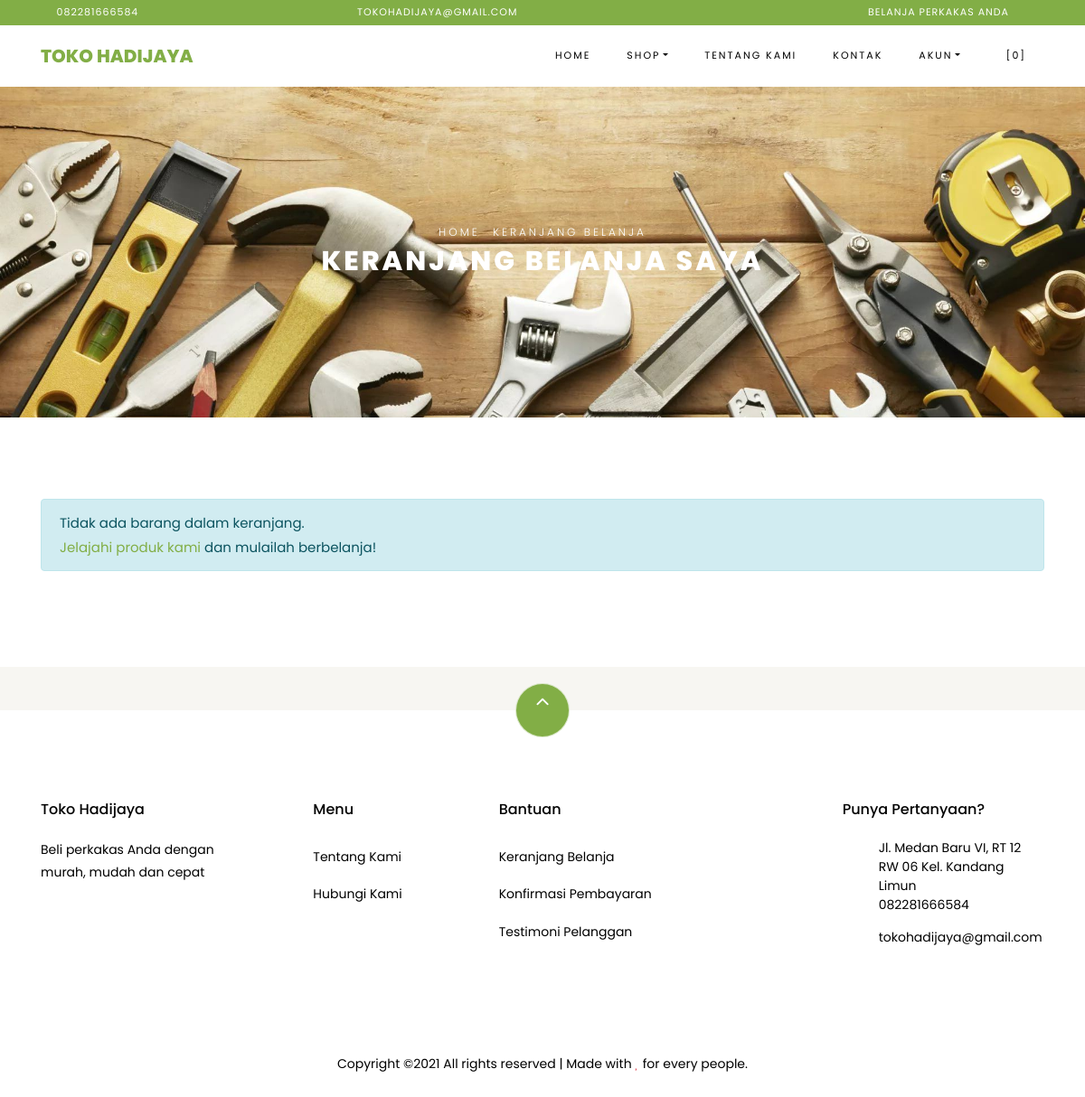
The app's page /index.php/shop/cart with its own data.
### tables this page shows
CREATE TABLE `settings` (
  `id` int(10) NOT NULL,
  `key` varchar(32) NOT NULL,
  `content` text NOT NULL
);

### application/helpers/themes_helper.php (called while the page is built, shortened)
<?php
if ( ! function_exists('get_theme_name'))
{
    function get_theme_name() {
        $current_theme = get_settings('current_theme_name');
        return ($current_theme) ? $current_theme : false;
    }
}
if ( ! function_exists('get_template_part'))
{
    function get_template_part($file_name = null, $params = array()) {
        if ($file_name !== '') {
            $current_theme = get_theme_name();
            if ( file_exists($file_location = VIEWPATH .'themes/'. $current_theme .'/'. $file_name .'.php')) {
                $CI =& get_instance();
                $CI->load->view('themes/'. $current_theme .'/'. $file_name, $params);
            }
            else {
                echo '<div>Kesalahan: berkas tema <b>'. $file_name .'.php</b> tidak ditemukan.<br>Lokasi berkas: <b>'. $file_location .'</b></div>';
            }
        }
    }
}
if ( ! function_exists('get_header'))
{
    function get_header($params = null, $section = '', $current_section = '') {
        $load_params = array();
        if ( is_null($params)) {
            $load_params['title'] = get_settings('site_name');
        }
        else if ( is_string($params)) {
            $load_params['title'] = $params;
        }
        $load_params['sidebar_section'] = $section;
        $load_params['current_section'] = $current_section;
        get_template_part('header', $load_params);
    }
}
if ( ! function_exists('get_footer'))
{
    function get_footer($params = array()) {
        get_template_part('footer', $params);
    }
}
if ( ! function_exists('get_theme_uri'))
{
    function get_theme_uri($file_name = null, $theme_name = NULL)
    {
        $theme_name = ($theme_name == NULL) ? get_theme_name() : $theme_name;
        return is_null($file_name) ? base_url('assets/themes/'. $theme_name .'/') : base_url('assets/themes/'. $theme_name .'/'. $file_name) ;
    }
}

### application/controllers/Shop.php (called while the page is built, shortened)
<?php
class Shop extends CI_Controller {
    public function cart()
    {
        $cart['carts'] = $this->cart->contents();
        $cart['total_cart'] = $this->cart->total();
        $ongkir = ($cart['total_cart'] >= get_settings('min_shop_to_free_shipping_cost')) ? 0 : get_settings('shipping_cost');
        $cart['total_price'] = $cart['total_cart'] + $ongkir;
        get_header('Keranjang Belanja');
        get_template_part('shop/cart', $cart);
        get_footer();
    }
}

### index.php (called while the page is built, shortened)
<?php
require_once BASEPATH.'core/CodeIgniter.php';

### application/helpers/global_helper.php (called while the page is built, shortened)
<?php
if (!function_exists('get_settings')) {
    function get_settings($key = '')
    {
        $CI = &get_instance();
        $row = $CI->db
            ->select('content')
            ->where('key', $key)
            ->get('settings')
            ->row();
        return $row->content;
    }
}
if (!function_exists('get_store_name')) {
    function get_store_name()
    {
        return get_settings('store_name');
    }
}

### application/helpers/session_helper.php (called while the page is built, shortened)
<?php
if (!function_exists('init')) {
    function init()
    {
        $CI = &get_instance();
        return $CI;
    }
}
if (!function_exists('session_data')) {
    function session_data()
    {
        $CI = init();
        $read_session_in_cookie = get_cookie('__ACTIVE_SESSION_DATA');
        $read_session_in_session = $CI->session->userdata('__ACTIVE_SESSION_DATA');
        if ($read_session_in_cookie) {
            $read_data = $CI->encryption->decrypt($read_session_in_cookie);
            $read_data = json_decode($read_data);
            return $read_data;
        } else if ($read_session_in_session) {
            $read_data = $CI->encryption->decrypt($read_session_in_session);
            $read_data = json_decode($read_data);
            return $read_data;
        } else {
            $default_session = new stdClass();
            $default_session->is_login = FALSE;
            $default_session->user_id = 0;
            $default_session->login_at = 0;
            $default_session->remember_me = FALSE;
            return $default_session;
        }
    }
}

### application/views/themes/vegefoods/shop/cart.php (the view, shortened to what this page needs)
<div class="hero-wrap hero-bread" style="background-image: url('<?php echo get_theme_uri('images/bg_1.jpg'); ?>');">
    <div class="container">
      <div class="row no-gutters slider-text align-items-center justify-content-center">
        <div class="col-md-9 ftco-animate text-center">
            <p class="breadcrumbs"><span class="mr-2"><?php echo anchor(base_url(), 'Home'); ?></span> <span>Keranjang Belanja</span></p>
          <h1 class="mb-0 bread">Keranjang Belanja Saya</h1>
        </div>
      </div>
    </div>
  </div>
  <section class="ftco-section ftco-Keranjang Belanja">
          <div class="container">
          <?php if ( count($carts) > 0) : ?>
            <form action="<?php echo site_url('shop/checkout'); ?>" method="POST">
              <div class="row">
              <div class="col-md-12 ftco-animate">
                  <div class="cart-list">
                      <table class="table">
                          <thead class="thead-primary">
                            <tr class="text-center">
                              <th>&nbsp;</th>
                              <th>&nbsp;</th>
                              <th>Produk</th>
                              <th>Harga</th>
                              <th>Kuantitas</th>
                              <th>Sub Total</th>
                            </tr>
                          </thead>
                          <tbody>
                              <?php foreach ($carts as $item) : ?>
                            <tr class="text-center cart-<?php echo $item['rowid']; ?>">
                              <td class="product-remove"><a href="#" class="remove-item" data-rowid="<?php echo $item['rowid']; ?>"><span class="ion-ios-close"></span></a></td>
                              <td class="image-prod"><div class="img img-fluid rounded" style="background-image:url(<?php echo get_product_image($item['id']); ?>);"></div></td>
                              <td class="product-name">
                                  <h3><?php echo $item['name']; ?></h3>
                              </td>
                              <td class="price">Rp <?php echo format_rupiah($item['price']); ?></td>
                              <td class="quantity">
                                  <div class="input-group mb-3">
                                   <input type="text" name="quantity[<?php echo $item['rowid']; ?>]" class="quantity form-control input-number" value="<?php echo $item['qty']; ?>" min="1" max="100">
                                </div>
                            </td>
                              <td class="total">Rp <?php echo format_rupiah($item['subtotal']); ?></td>
                            </tr>
                              <?php endforeach; ?>
                          </tbody>
                        </table>
                    </div>
              </div>
          </div>
          <div class="row justify-content-end">
              <div class="col-lg-4 mt-5 cart-wrap ftco-animate">
                  <div class="cart-total mb-3">
                      <h3>Kode Kupon</h3>
                      <p>Punya kode kupon? Gunakan kupon kamu untuk mendapatkan potongan harga menarik</p>
                <div class="form-group">
                    <label for="code">Kode:</label>
                  <input id="code" name="coupon_code" type="text" class="form-control text-left px-3" placeholder="">
                </div>
                  </div>
              </div>
              <div class="col-lg-4 mt-5 cart-wrap ftco-animate">
                  <div class="cart-total mb-3">
                      <h3>Rincian Keranjang</h3>
                      <p class="d-flex">
                          <span>Subtotal</span>
                          <span class="n-subtotal font-weight-bold">Rp <?php echo format_rupiah($total_cart); ?></span>
                      </p>
                      <p class="d-flex">
                          <span>Biaya pengiriman</span>
                          <?php if ( $total_cart >= get_settings('min_shop_to_free_shipping_cost')) : ?>
                          <span class="n-ongkir font-weight-bold">Gratis</span>
                          <?php else : ?>
                            <span class="n-ongkir font-weight-bold">Rp <?php echo format_rupiah(get_settings('shipping_cost')); ?></span>
                          <?php endif; ?>
                      </p>
                      <hr>
                      <p class="d-flex total-price">
                          <span>Total</span>
                          <span class="n-total font-weight-bold">Rp <?php echo format_rupiah($total_price); ?></span>
                      </p>
                  </div>
                  <p><button type="submit" class="btn btn-primary py-3 px-4">Checkout</button></p>
              </div>
          </div>
          </form>
          <?php else : ?>
            <div class="row">
              <div class="col-md-12 ftco-animate">
                <div class="alert alert-info">Tidak ada barang dalam keranjang.<br><?php echo anchor('browse', 'Jelajahi produk kami'); ?> dan mulailah berbelanja!</div>
              </div>
            </div>
          <?php endif; ?>
          </div>
      </section>

### application/views/themes/vegefoods/header.php (shortened to what this page needs)
?><!DOCTYPE html>
<html lang="en">
  <head>
    <link rel="stylesheet" href="<?php echo get_theme_uri('css/open-iconic-bootstrap.min.css'); ?>">
    <link rel="stylesheet" href="<?php echo get_theme_uri('css/animate.css'); ?>">
    <link rel="stylesheet" href="<?php echo get_theme_uri('css/owl.carousel.min.css'); ?>">
    <link rel="stylesheet" href="<?php echo get_theme_uri('css/owl.theme.default.min.css'); ?>">
    <link rel="stylesheet" href="<?php echo get_theme_uri('css/magnific-popup.css'); ?>">
    <link rel="stylesheet" href="<?php echo get_theme_uri('css/aos.css'); ?>">
	<link rel="stylesheet" href="<?php echo get_theme_uri('css/ionicons.min.css'); ?>">
	<link rel="stylesheet" href="<?php echo get_theme_uri('js/plugins/@fortawesome/fontawesome-free/css/all.min.css', 'argon'); ?>">
    <link rel="stylesheet" href="<?php echo get_theme_uri('css/bootstrap-datepicker.css'); ?>">
    <link rel="stylesheet" href="<?php echo get_theme_uri('css/jquery.timepicker.css'); ?>">
    <link rel="stylesheet" href="<?php echo get_theme_uri('css/flaticon.css'); ?>">
    <link rel="stylesheet" href="<?php echo get_theme_uri('css/icomoon.css'); ?>">
	<link rel="stylesheet" href="<?php echo get_theme_uri('css/style.css'); ?>">
	<link rel="stylesheet" href="<?php echo base_url('assets/plugins/toastr/toastr.min.css'); ?>">
  </head>
  <body class="goto-here">
		<div class="py-1 bg-primary">
    	<div class="container">
    		<div class="row no-gutters d-flex align-items-start align-items-center px-md-0">
	    		<div class="col-lg-12 d-block">
		    		<div class="row d-flex">
		    			<div class="col-md pr-4 d-flex topper align-items-center">
					    	<div class="icon mr-2 d-flex justify-content-center align-items-center"><span class="icon-phone2"></span></div>
						    <span class="text"><?php echo get_settings('store_phone_number'); ?></span>
					    </div>
					    <div class="col-md pr-4 d-flex topper align-items-center">
					    	<div class="icon mr-2 d-flex justify-content-center align-items-center"><span class="icon-paper-plane"></span></div>
						    <span class="text"><?php echo get_settings('store_email'); ?></span>
					    </div>
					    <div class="col-md-5 pr-4 d-flex topper align-items-center text-lg-right">
						    <span class="text"><?php echo get_settings('store_tagline'); ?></span>
					    </div>
				    </div>
			    </div>
		    </div>
		  </div>
    </div>
    <nav class="navbar navbar-expand-lg navbar-dark ftco_navbar bg-dark ftco-navbar-light" id="ftco-navbar">
	    <div class="container">
	      <a class="navbar-brand" href="<?php echo base_url(); ?>"><?php echo get_store_name(); ?></a>
	      <div class="collapse navbar-collapse" id="ftco-nav">
	        <ul class="navbar-nav ml-auto">
	          <li class="nav-item active"><a href="<?php echo base_url(); ?>" class="nav-link">Home</a></li>
	          <li class="nav-item dropdown">
              <a class="nav-link dropdown-toggle" href="#" id="dropdown04" data-toggle="dropdown" aria-haspopup="true" aria-expanded="false">Shop</a>
            </li>
	          <li class="nav-item"><a href="<?php echo site_url('pages/about'); ?>" class="nav-link">Tentang Kami</a></li>
              <li class="nav-item"><a href="<?php echo site_url('pages/contact'); ?>" class="nav-link">Kontak</a></li>
              <li class="nav-item dropdown">
              <a class="nav-link dropdown-toggle" href="#" id="dropdown05" data-toggle="dropdown" aria-haspopup="true" aria-expanded="false">Akun</a>
            </li>
	          <li class="nav-item cta cta-colored"><a href="<?php echo site_url('shop/cart'); ?>" class="nav-link"><span class="icon-shopping_cart"></span>[<span class="cart-item-total">0</span>]</a></li>
	        </ul>
	      </div>
	    </div>
	  </nav>

### application/views/themes/vegefoods/footer.php (shortened to what this page needs)
<section class="ftco-section ftco-no-pt ftco-no-pb py-5 bg-light">
    <div class="container py-4">
    </div>
  </section>
  <footer class="ftco-footer ftco-section">
    <div class="container">
        <div class="row">
            <div class="mouse">
                      <a href="#" class="mouse-icon">
                          <div class="mouse-wheel"><span class="ion-ios-arrow-up"></span></div>
                      </a>
                  </div>
        </div>
      <div class="row mb-5">
        <div class="col-md">
          <div class="ftco-footer-widget mb-4">
            <h2 class="ftco-heading-2"><?php echo get_store_name(); ?></h2>
            <p><?php echo get_settings('store_description'); ?></p>
            <ul class="ftco-footer-social list-unstyled float-md-left float-lft mt-5">
            </ul>
          </div>
        </div>
        <div class="col-md">
          <div class="ftco-footer-widget mb-4 ml-md-5">
            <h2 class="ftco-heading-2">Menu</h2>
            <ul class="list-unstyled">
              <li><a href="<?php echo site_url('pages/about'); ?>" class="py-2 d-block">Tentang Kami</a></li>
              <li><a href="<?php echo site_url('pages/contact'); ?>" class="py-2 d-block">Hubungi Kami</a></li>
            </ul>
          </div>
        </div>
        <div class="col-md-4">
           <div class="ftco-footer-widget mb-4">
            <h2 class="ftco-heading-2">Bantuan</h2>
            <div class="d-flex">
                <ul class="list-unstyled mr-l-5 pr-l-3 mr-4">
                  <li><a href="<?php echo site_url('shop/cart'); ?>" class="py-2 d-block">Keranjang Belanja</a></li>
                  <li><a href="<?php echo site_url('customer/payments/confirm'); ?>" class="py-2 d-block">Konfirmasi Pembayaran</a></li>
                  <li><a href="<?php echo site_url('shop/testimonial'); ?>" class="py-2 d-block">Testimoni Pelanggan</a></li>
                </ul>
              </div>
          </div>
        </div>
        <div class="col-md">
          <div class="ftco-footer-widget mb-4">
              <h2 class="ftco-heading-2">Punya Pertanyaan?</h2>
              <div class="block-23 mb-3">
                <ul>
                  <li><span class="icon icon-map-marker"></span><span class="text"><?php echo get_settings('store_address'); ?></span></li>
                  <li><a href="#"><span class="icon icon-phone"></span><span class="text"><?php echo get_settings('store_phone_number'); ?></span></a></li>
                  <li><a href="#"><span class="icon icon-envelope"></span><span class="text"><?php echo get_settings('store_email'); ?></span></a></li>
                </ul>
              </div>
          </div>
        </div>
      </div>
      <div class="row">
        <div class="col-md-12 text-center">
          <p>
                        Copyright &copy;<script>document.write(new Date().getFullYear());</script> All rights reserved | Made with <i class="icon-heart text-danger" aria-hidden="true"></i> for every people.
                      </p>
        </div>
      </div>
    </div>
  </footer>
</body>
</html>

### records on screen
settings: content "082281666584"
settings: content "TOKOHADIJAYA@GMAIL.COM", content "tokohadijaya@gmail.com"
settings: content "BELANJA PERKAKAS ANDA"
settings: content "TOKO HADIJAYA", content "Toko Hadijaya"
settings: content (picture)
settings: content "Beli perkakas Anda dengan murah, mudah dan cepat"
settings: content "Jl. Medan Baru VI, RT 12 RW 06 Kel. Kandang Limun"

### other values on screen
anchor(base_url(), 'Home') "HOME"
anchor('browse', 'Jelajahi produk kami') "Jelajahi produk kami"
